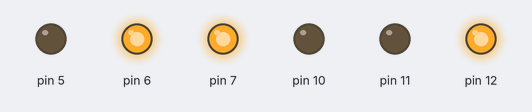
Recording of a sketch running on a simulated Arduino Uno, built with avr-gcc and run on an emulated ATmega328P. Shown: output pins drawn as LEDs (lit = HIGH).

Above: at 0.2 s.
At 1.2 s:
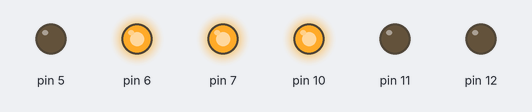
At 1.7 s:
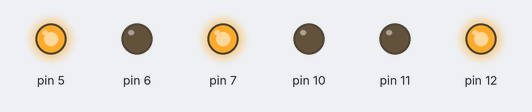
At 2.7 s:
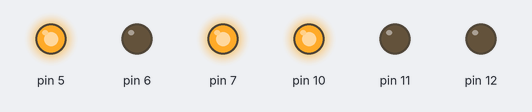
At 3.7 s:
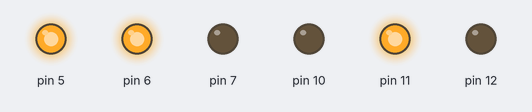
At 5.2 s:
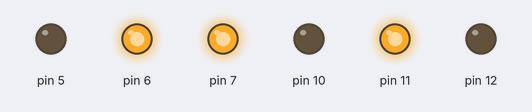
Timing chart, 0 to 5.9 s (numbered marks = the images above):
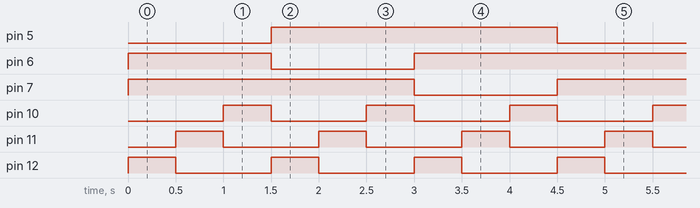

The sketch:

HWEX2_10-1_24RS110.ino
```cpp
int main()
{
  DDRD = 0b11100000;
  DDRB = 0b00011100;

  PORTD = 0b11100000;
  PORTB = 0b00011100;

  for(;;)
  {
    for(int row = 5; row <= 7; row++)
    {
      for(int column = 4; column >= 2; column--)
      {
         PORTD = ~(1 << row);
         PORTB = (1 << column);;
         _delay_ms(500);
      }
    }
  }

  return 0;
}
```

Measured:
- by itself, pin 5, pin 7: alternates HIGH for 3.0 s and LOW for 1.5 s
- by itself, pin 6: repeats every 4.5 s: LOW 1.5 s, HIGH 3.0 s
- by itself, pin 10–12: alternates HIGH for 0.50 s and LOW for 1.0 s
